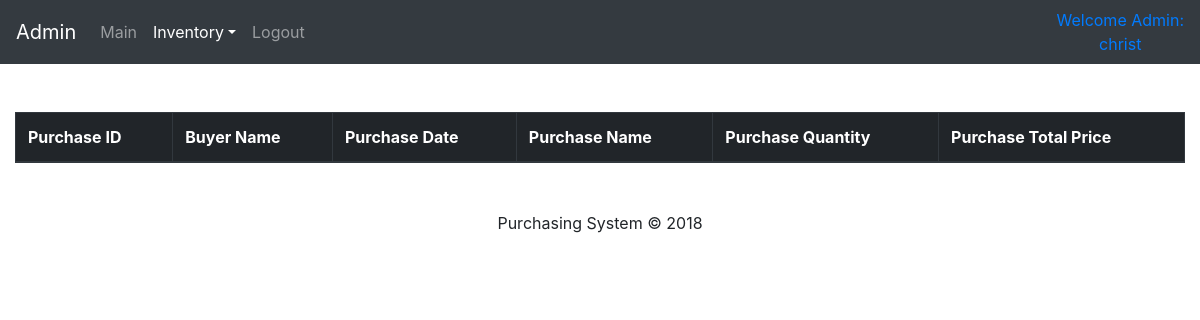
The page /admin/public_purchase_logs.php (signed in) on the database as committed earlier.
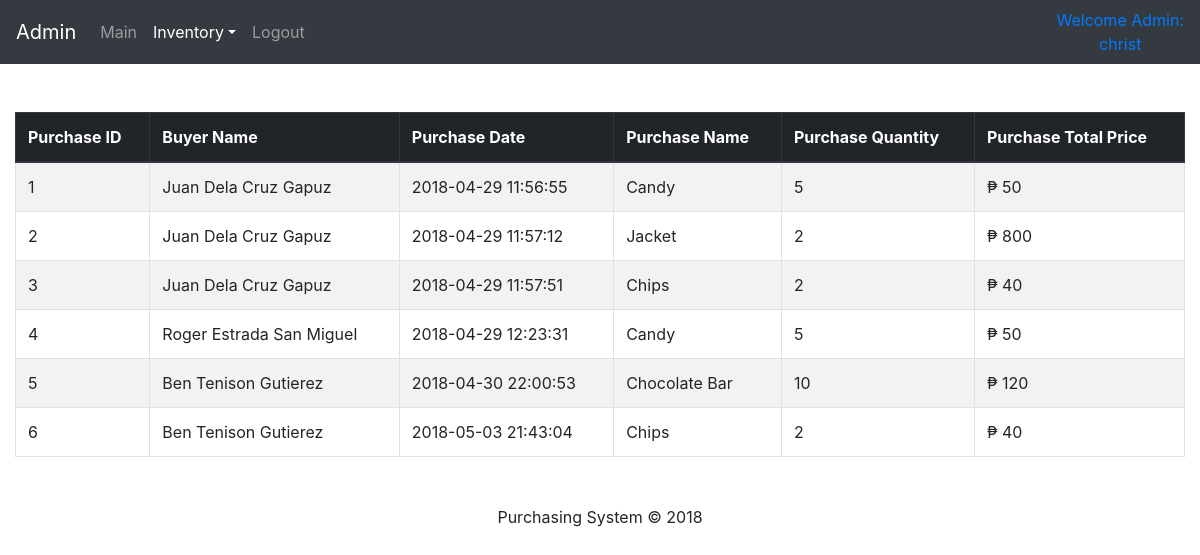
The same page on the database as committed later.
### tables this page shows
CREATE TABLE `user_purchase` (
  `user_purchase_id` int(11) NOT NULL,
  `user_id` int(11) NOT NULL,
  `stock_id` int(11) NOT NULL,
  `purchase_quantity` int(11) NOT NULL,
  `purchase_createdDate` datetime NOT NULL,
  `purchase_updatedDate` datetime NOT NULL
);

CREATE TABLE `users` (
  `user_id` int(11) NOT NULL,
  `first_name` varchar(45) NOT NULL,
  `middle_name` varchar(45) DEFAULT NULL,
  `last_name` varchar(45) NOT NULL,
  `age` int(11) NOT NULL,
  `gender` varchar(45) NOT NULL,
  `contact_number` varchar(45) NOT NULL,
  `home_address` varchar(45) NOT NULL,
  `profession` varchar(45) NOT NULL,
  `createdDate` datetime DEFAULT NULL,
  `updatedDate` datetime DEFAULT NULL
);

CREATE TABLE `stocks` (
  `stock_id` int(11) NOT NULL,
  `supplier_id` int(11) NOT NULL,
  `stock_name` varchar(45) NOT NULL,
  `stock_quantity` int(11) NOT NULL,
  `stock_price` float NOT NULL,
  `stock_description` varchar(45) NOT NULL,
  `createdDate` datetime NOT NULL,
  `updatedDate` datetime NOT NULL
);

### admin/public_purchase_logs.php (the view, shortened to what this page needs)
<?php
	include '../db_connection/config.php';
?>
<!DOCTYPE html>
<html>
<head>
	<link rel="stylesheet" type="text/css" href="../assets/css/bootstrap.css">
	<link rel="stylesheet" type="text/css" href="../assets/css/style.css">
	<link rel="stylesheet" type="text/css" href="../assets/css/datatables.css">
</head>
<body>
	<header>
		<nav class="navbar navbar-expand-lg navbar-dark bg-dark">
			<a class="navbar-brand" href="main.php">Admin</a>
			<div class="collapse navbar-collapse">
				<ul class="navbar-nav">
					<ul class="navbar-nav">
					<li class="nav-item">
						<a class="nav-link" href="main.php">Main</a>
					</li>
					<li class="nav-item dropdown">
						<a class="nav-link dropdown-toggle active" href="#" id="inventoryDropdownMenuLink" data-toggle="dropdown">Inventory</a>
					</li>
					<li class="nav-item">
						<a class="nav-link" href="model/logout.php">Logout</a>
					</li>
				</ul>
			</div>
			<span class="text-primary">Welcome Admin: <br/><center><?php echo $_SESSION['user']; ?></center></span>
		</nav>
	</header>
	<main>
		<div class="container-fluid mt-5">
			<?php
				$sql = "SELECT * FROM user_purchase up INNER JOIN stocks s ON up.stock_id = s.stock_id INNER JOIN users u ON up.user_id = u.user_id";
				$result = mysqli_query($conn, $sql);
			?>
			<table class="table table-striped table-bordered" id="publicPurchaseLogsTable">
				<thead class="thead-dark">
					<tr>
						<th>Purchase ID</th>
						<th>Buyer Name</th>
						<th>Purchase Date</th>
						<th>Purchase Name</th>
						<th>Purchase Quantity</th>
						<th>Purchase Total Price</th>
					</tr>
				</thead>
				<tbody>
				<?php while($row = $result->fetch_assoc()) { ?>
					<tr>
						<td><?php echo $row['user_purchase_id']; ?></td>
						<td><?php echo $row['first_name'] .' '. $row['middle_name'] .' '.$row['last_name']; ?></td>
						<td><?php echo $row['purchase_createdDate']; ?></td>
						<td><?php echo $row['stock_name']; ?></td>
						<td><?php echo $row['purchase_quantity']; ?></td>
						<td>₱ <?php echo $row['purchase_quantity'] * $row['stock_price']; ?> </td>
					</tr>
				<?php } ?>
				</tbody>
			</table>
		</div>
	</main>
	<footer class="footer mt-5">
		<?php include '../includes/footer.php'; ?>
	</footer>
</body>
</html>

### includes/footer.php
<div class="container-fluid">
	<p class="text-center">Purchasing System &copy; <?php echo date('Y'); ?></p>
</div>

Rows that differ between the two databases and show on the page:
added user_purchase: user_purchase_id "1", user.first_name "Juan", user.middle_name "Dela Cruz", user.last_name "Gapuz", purchase_createdDate "2018-04-29 11:56:55", stock.stock_name "Candy", purchase_quantity "5", $row['purchase_quantity']*$row['stock_price'] "50"
added user_purchase: user_purchase_id "2", user.first_name "Juan", user.middle_name "Dela Cruz", user.last_name "Gapuz", purchase_createdDate "2018-04-29 11:57:12", stock.stock_name "Jacket", purchase_quantity "2", $row['purchase_quantity']*$row['stock_price'] "800"
added user_purchase: user_purchase_id "3", user.first_name "Juan", user.middle_name "Dela Cruz", user.last_name "Gapuz", purchase_createdDate "2018-04-29 11:57:51", stock.stock_name "Chips", purchase_quantity "2", $row['purchase_quantity']*$row['stock_price'] "40"
added user_purchase: user_purchase_id "4", user.first_name "Roger", user.middle_name "Estrada", user.last_name "San Miguel", purchase_createdDate "2018-04-29 12:23:31", stock.stock_name "Candy", purchase_quantity "5", $row['purchase_quantity']*$row['stock_price'] "50"
added user_purchase: user_purchase_id "5", user.first_name "Ben", user.middle_name "Tenison", user.last_name "Gutierez", purchase_createdDate "2018-04-30 22:00:53", stock.stock_name "Chocolate Bar", purchase_quantity "10", $row['purchase_quantity']*$row['stock_price'] "120"
added user_purchase: user_purchase_id "6", user.first_name "Ben", user.middle_name "Tenison", user.last_name "Gutierez", purchase_createdDate "2018-05-03 21:43:04", stock.stock_name "Chips", purchase_quantity "2", $row['purchase_quantity']*$row['stock_price'] "40"
